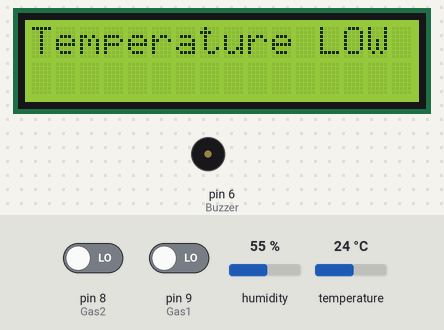
A sketch run on a simulated Arduino Uno, built with avr-gcc and run on an emulated ATmega328P. Parts: 16×2 character LCD, buzzer (waves = sounding). Inputs (shaded band) come from the test bench; at power-on: pin 8 (Gas2) LOW, pin 9 (Gas1) LOW, humidity 55 %, temperature 24 °C. What the sketch prints to the serial monitor is not drawn.

Above: at 1.2 s.
1.3 s: pin 8 (Gas2) driven HIGH
At 5.5 s:
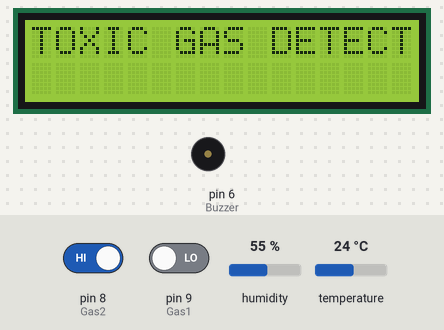
8.6 s: pin 9 (Gas1) driven HIGH
At 10.8 s:
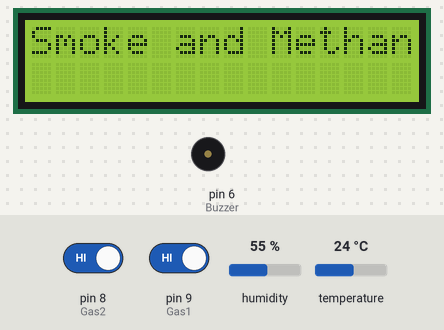
19.6 s: humidity set to 73 %
26.4 s: humidity set to 76 %
At 32.0 s:
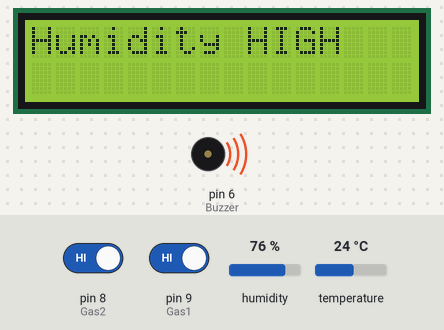
33.7 s: pin 8 (Gas2) driven LOW
At 37.6 s:
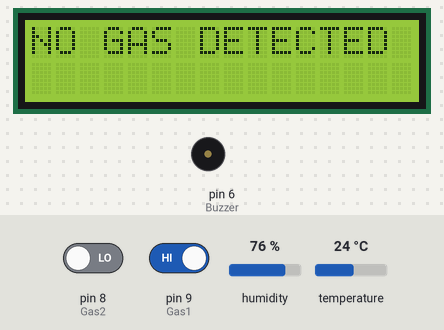
46.8 s: temperature set to 28 °C
At 50.1 s:
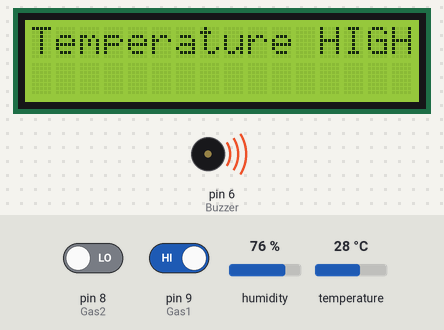
Timing chart, 0 to 61.6 s (numbered marks = the images above; inputs shaded):
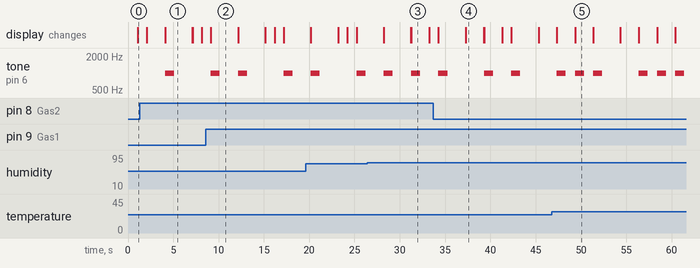

Measured:
- the behaviour switches between 74 and 75 % on humidity (found by bisection; images 2 and 3)
- after the input at 1.3 s, tone on pin 6 (Buzzer): silent → 1000 Hz after 2.8 s, → silent 1.0 s later; the display: first differs from a run without the input after 2.8 s (image 1)
- after the input at 8.6 s, the display: changes after 0.54 s (image 2)
- after the input at 26.4 s, the display: first differs from a run without the input after 4.9 s (image 3)
- after the input at 33.7 s, the display: first differs from a run without the input after 3.6 s (image 4)
- after the input at 46.8 s, the display: first differs from a run without the input after 2.6 s (image 5)
- what the display in image 1 shows lasts 3.0 s, from 4.1 s to 7.1 s

The sketch:

DSD_project.ino
```cpp
#include <LiquidCrystal.h>
#include "DHT.h"

#define DHTPIN 7
#define DHTTYPE DHT11

DHT dht(DHTPIN, DHTTYPE);

LiquidCrystal lcd(12,11,5,4,3,2);
int Gas1 = 9;
int Gas2 = 8;
int Buzzer = 6;


void setup() {
  Serial.begin(9600);
  dht.begin();
  pinMode (Buzzer , OUTPUT);
  lcd.begin(16,2);


}

void loop() {
   float h = dht.readHumidity();
   float t = dht.readTemperature();

  if(h>=75)
  {
    lcd.setCursor(0,0);
    lcd.print("Humidity HIGH");
    Serial.print("Humidity = ");
    Serial.println(h);
    tone (Buzzer,1000);
    delay (1000);
    noTone(Buzzer);
  }
  else
  {
    lcd.setCursor(0,0);
    lcd.print("Humidity LOW");
    Serial.print("Humidity = ");
    Serial.println(h);

  }
  delay(1000);
  lcd.clear();
   if(t>=25)
  {
    lcd.setCursor(0,0);
    lcd.print("Temperature HIGH ");
    Serial.print("Temperature = ");
    Serial.println(t);
    tone (Buzzer,1000);
    delay (1000);
    noTone(Buzzer);
  }
  else
  {
    lcd.setCursor(0,0);
    lcd.print("Temperature LOW ");
    Serial.print("Temperature = ");
    Serial.println(t);

  }

  delay(1000);
  lcd.clear();

  if (digitalRead(Gas1) == HIGH) {
  lcd.setCursor(0,0);
  lcd.print("Smoke and Methane detected!RUN! ");
  Serial.println("Smoke and Methane detected!RUN!");
 tone (Buzzer,1000);
    delay (1000);
    noTone(Buzzer);
  }
  else
  {
  lcd.setCursor(0,0);
  lcd.print("NO SMOKE");
  Serial.println("NO SMOKE");

  }
   delay(2000);
  lcd.clear();
  if (digitalRead(Gas2) == HIGH) {
  lcd.setCursor(0,0);
  lcd.print("TOXIC GAS DETECTED!");
  Serial.println("TOXIC GAS DETECTED!");
  tone (Buzzer,1000);
    delay (1000);
    noTone(Buzzer);
  }
  else
  {
  lcd.setCursor(0,0);
  lcd.print("NO GAS DETECTED");
  Serial.println("NO GAS DETECTED");

  }
   delay(2000);
  lcd.clear();

}
```
